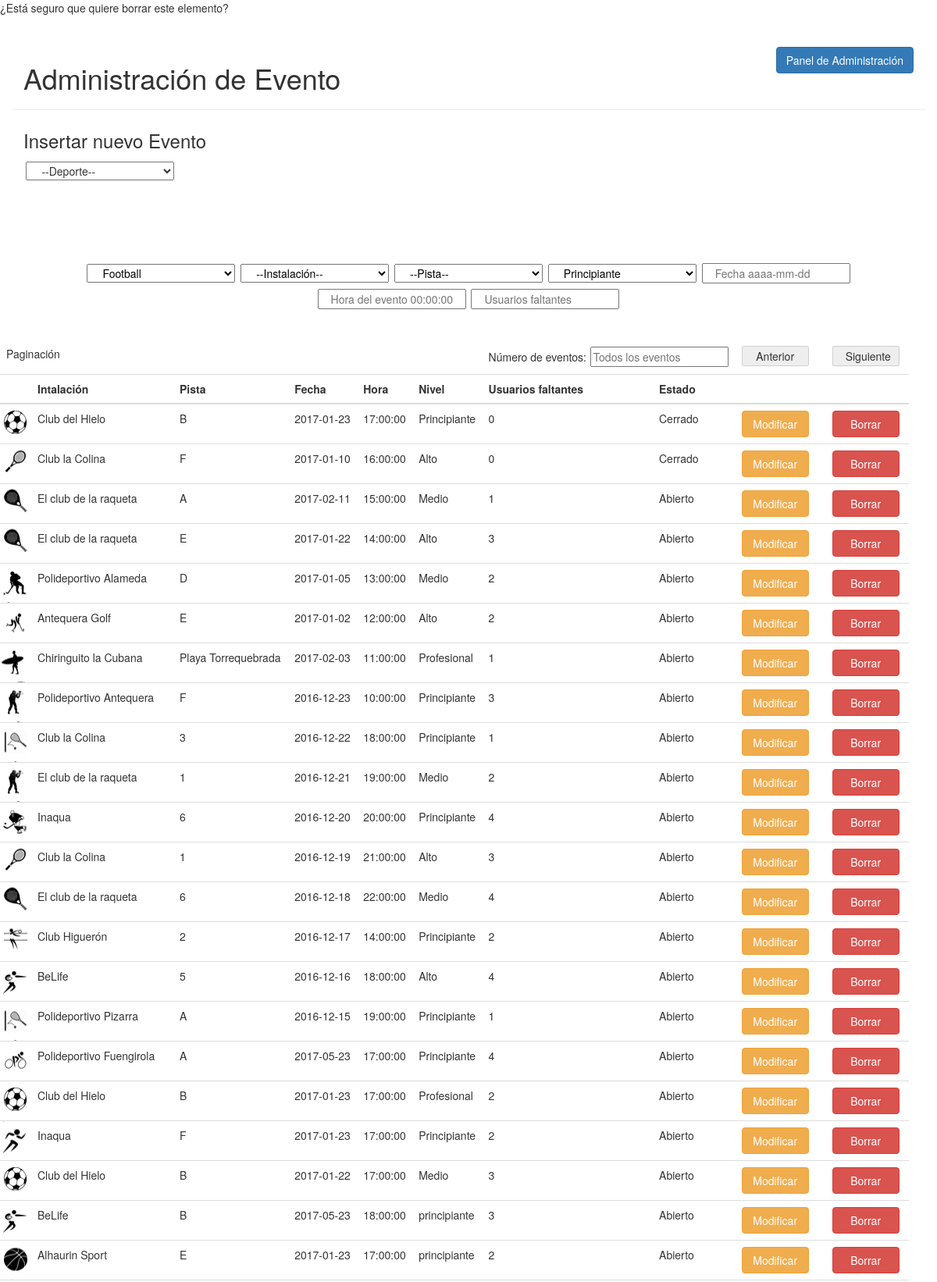
Screenshot of /Controller/administracion.php?tabla=EVENTO (upper part) with the database file from the repository.
### tables this page shows
CREATE TABLE `EVENTO` (
  `CodEven` int(11) NOT NULL,
  `CodPista` int(11) NOT NULL,
  `FechEven` date NOT NULL,
  `HoraEven` time NOT NULL,
  `NivelEven` varchar(15) NOT NULL DEFAULT 'Principante',
  `UsuariosFaltantes` int(11) NOT NULL,
  `Cerrado` tinyint(1) NOT NULL DEFAULT '0'
);

### Model/Evento.php (called while the page is built, shortened)
<?php
class Evento {
  private $codEven;
  private $fechEven;
  private $horaEven;
  private $nivelEven;
  private $usuariosFaltantes;
  private $cerrado;
  function __construct($codEv, $codPis, $fechEv, $horaEv, $nivelEv, $usFalt, $cerr) {
    $this->codEven = $codEv;
    $this->fechEven = $fechEv;
    $this->horaEven = $horaEv;
    $this->nivelEven = $nivelEv;
    $this->usuariosFaltantes = $usFalt;
    $this->cerrado = $cerr;
  }
  function getCodEven() {
      return $this->codEven;
  }
  function getFechEven() {
      return $this->fechEven;
  }
  function getHoraEven() {
      return $this->horaEven;
  }
  function getNivelEven() {
      return $this->nivelEven;
  }
  function getUsuariosFaltantes() {
      return $this->usuariosFaltantes;
  }
  function getCerrado() {
      return $this->cerrado;
  }
  public static function getEventos() {
    $conexion = GoTeamDB::connectDB();
    $seleccion = "SELECT CodEven, CodPista, FechEven, HoraEven, NivelEven, UsuariosFaltantes, Cerrado"
            . " FROM EVENTO";
    $consulta = $conexion->query($seleccion);
    $eventos= [];
    while ($registro = $consulta->fetchObject()) {
      $eventos[] = new Evento($registro->CodEven, $registro->CodPista, $registro->FechEven, $registro->HoraEven,
              $registro->NivelEven, $registro->UsuariosFaltantes, $registro->Cerrado);
    }
    return $eventos;
  }
}

### Model/Pista.php (called while the page is built, shortened)
<?php
class Pista {
  private $nomPista;
  function __construct($codp, $codi, $coddep, $nomp) {
    $this->nomPista = $nomp;
  }
  function getNomPista() {
      return $this->nomPista;
  }
  public static function getDeportePorPista($codPista){
      $conexion = GoTeamDB::connectDB();
      $seleccion = "SELECT CodDep FROM PISTA WHERE CodPista=".$codPista;
      $consulta = $conexion->query($seleccion);
    while ($registro = $consulta->fetchObject()) {
        $deporte = $registro->CodDep;
    }
    return $deporte;
  }
   public static function getPista($atributo, $valor) {
    $conexion = GoTeamDB::connectDB();
    $seleccion = "SELECT CodPista, CodInst, CodDep, NomPist"
            . " FROM PISTA WHERE ".$atributo."=\"".$valor."\"";
    $consulta = $conexion->query($seleccion);
    $registro = $consulta->fetchObject();
    $pista = new Pista($registro->CodPista, $registro->CodInst, $registro->CodDep, $registro->NomPist);
    return $pista;
  }
}

### Model/Deporte.php (called while the page is built, shortened)
<?php
class Deporte {
  public static function getDeportes() {
    $conexion = GoTeamDB::connectDB();
    $seleccion = "SELECT *"
            . " FROM DEPORTE";
    $consulta = $conexion->query($seleccion);
    $deportes= [];
    while ($registro = $consulta->fetchObject()) {
      $deportes[] = new Deporte($registro->CodDep, $registro->NomDep);
    }
    return $deportes;
  }
}

### Model/Instalacion.php (called while the page is built, shortened)
<?php
class Instalacion {
  private $nomInst;
  function __construct($cod, $nom, $prov, $local, $direc) {
    $this->nomInst = $nom;
  }
  function getNomInst() {
      return $this->nomInst;
  }
  public static function getInstalacion($atributo, $valor) {
    $conexion = GoTeamDB::connectDB();
    $seleccion = "SELECT *"
            . " FROM INSTALACION WHERE ".$atributo."=\"".$valor."\"";
    $consulta = $conexion->query($seleccion);
    $registro = $consulta->fetchObject();
    $instalacion = new Instalacion($registro->CodInst, $registro->NomInst, $registro->ProvInst,
              $registro->LocalidadInst, $registro->DirecInst);
    return $instalacion;
  }
}

### View/listadoAdministradorEvento.php (the view, shortened to what this page needs)
<!DOCTYPE html>
<html>
    <head>
        <link rel="stylesheet" href="https://maxcdn.bootstrapcdn.com/bootstrap/3.3.7/css/bootstrap.min.css">
        <link rel="stylesheet" type="text/css" href="../View/css/estiloListadoAdministradorEvento.css">
        <link rel="stylesheet" type="text/css" href="../View/css/jquery-ui.css">
        <link rel="stylesheet" href="//cdnjs.cloudflare.com/ajax/libs/timepicker/1.3.5/jquery.timepicker.min.css">
    </head>
    <body>
        <div class="dialog">
            <div>¿Está seguro que quiere borrar este elemento?</div>
        </div>
        <div class="page-header container">
             <a href="../View/indexAdmin.php" class="btn btn-primary">Panel de Administración</a>
             <br>
            <h1>Administración de Evento</h1>
        </div>
        <?php
            if($insertar){
        ?>
        <div class="container">
            <h3>Insertar nuevo Evento</h3>
            <form action="../Controller/administracion.php" method="get" id="insertar">
                        <select name="deporte" id="deporte" class="col-xs-12 col-sm-12 col-md-2">
                            <option value="" class="defecto" selected disabled>--Deporte--</option>
                        </select>
            </form>
        </div>
        <form class="container" id="formularioModificar">
                            <select name="deporte" class="col-xs-12 col-sm-12 col-md-2 deporte">
                                <option  name="1" value="football">Football</option>
                            </select>
                            <select name="instalacion" class="col-xs-12 col-sm-12 col-md-2 instalacion">
                               <option selected disabled class="defecto">--Instalación--</option>
                            </select>
                            <select name="pista" class="col-xs-12 col-sm-12 col-md-2 pista">
                                <option selected disabled class="defecto">--Pista--</option>
                            </select>
                            <select name="nivel" class="col-xs-12 col-sm-12 col-md-2 nivel">
                                <option name="Principiante" value="Principiante">Principiante</option>
                            </select>
                            <input type="text" placeholder="Fecha aaaa-mm-dd" name="datepicker"  class="col-xs-12 col-sm-12 col-md-2 fechEven datepicker">
                            <input type="text" placeholder="Hora del evento 00:00:00" name="hora" class="col-xs-12 col-sm-12 col-md-2 horaEven">
                            <input type="number" placeholder="Usuarios faltantes" name="usuarios"  class="col-xs-12 col-sm-12 col-md-2 usuariosFaltantes">
            </form>
            <?php
            }
            ?>
        <div class="row">
            <div class="col-xs-12">
                <table class="table table-hover">
                    <thead>
                        <tr>
                            <td colspan="6"id="paginacion">
                                Paginación
                            </td>
                            <td colspan="2">
                                Número de eventos:
                                <input type="number" id="numeroEventos" min="5" placeholder="Todos los eventos">
                            </td>
                            <td class="row">
                                <button id="anterior" class="col-xs-5" name="0" disabled>Anterior</button>
                                <div class="col-xs-1"></div>
                                <button id="siguiente" class="col-xs-5" name="1" disabled>Siguiente</button>
                            </td>
                        </tr>
                        <tr>
                            <th></th>
                            <th id="tablaInstalacion">Intalación</th>
                            <th id="tablaPista">Pista</th>
                            <th id="tablaFecha">Fecha</th>
                            <th id="tablaHora">Hora</th>
                            <th id="tablaNivel">Nivel</th>
                            <th id="tablaUsuarios">Usuarios faltantes</th>
                            <th id="tablaEstado">Estado</th>
                            <th></th>
                        </tr>
                    </thead>
                    <tbody id="contenidoTabla">
                        <?php
                            $x = 0;
                            foreach($data[$tabla] as $ev)  {
                        ?>
                           <tr name="<?=$ev->getCodEven()?>">
                               <td class="sprite deporte<?=Pista::getDeportePorPista($ev->getCodPista())?>"></td>
                                <td><?php echo $insta[$x];?></td>
                                <td><?php echo $pista[$x];?></td>
                                <td><?=$ev->getFechEven()?></td>
                                <td><?=$ev->getHoraEven()?></td>
                                <td><?=$ev->getNivelEven()?></td>
                                <td><?=$ev->getUsuariosFaltantes()?></td>
                                <td><?php
                                        if(($ev->getCerrado()==0)&&($ev->getUsuariosFaltantes()!=0)){
                                            echo "Abierto";
                                        } else if(($ev->getCerrado()==1)||($ev->getUsuariosFaltantes()==0)) {
                                            echo "Cerrado";
                                        }
                                    ?>
                                </td>
                                <td class="row">
                                    <div name="<?=$ev->getCodEven()?>" class="btn btn-warning col-xs-5 openerModificar">Modificar</div>
                                    <div class="col-xs-1"></div>
                                    <div name="<?=$ev->getCodEven()?>" class="btn btn-danger col-xs-5 opener">Borrar</div>
                                </td>
                            </tr>
                        <?php
                            $x++;
                            }
                        ?>
                    </tbody>
                </table>
            </div>
        </div>
    </body>
</html>

### View/css/estiloListadoAdministradorEvento.css (style rules this page uses)
.sprite { background-image: url("../img/spritesheet.png"); background-repeat: no-repeat; width: 40px; height: 40px; }
.deporte1 { background-position: 0px 3px; }
.deporte2 { background-position: -120px -75px; }
.deporte3 { background-position: -40px -117px; }
.deporte4 { background-position: -80px -117px; }
.deporte5 { background-position: -120px -117px; }
.deporte6 { background-position: -160px 7px; }
.deporte7 { background-position: -160px -33px; }
.deporte9 { background-position: -160px -115px; }
.deporte11 { background-position: -80px 5px; }
.deporte12 { background-position: -120px 5px; }
.deporte13 { background-position: 0px -35px; }
.deporte14 { background-position: -35px -35px; }
.deporte15 { background-position: -70px -35px; }
.deporte16 { background-position: -113px -35px; }
div.page-header h1 { margin: 0px; margin-bottom: 1%; }
div.page-header { margin-bottom: 0.5%;; }
table.table-hover { margin-top: 3%; width: 97%; }
select { margin: 0.3%; }
input { margin: 0.3%; }
a.btn-primary { float: right; }
thead tr th { cursor: pointer; }
#formularioModificar { display: flex; flex-direction: row; flex-wrap: wrap; align-content: center; align-items: center; justify-content: center; }
#formularioModificar * { color: black; }
#insertar { display: flex; flex-direction: column; height: 130px; flex-wrap: wrap; }

### rows the page displays
evento: x "Club del Hielo", x "B", FechEven "2017-01-23", HoraEven "17:00:00", NivelEven "Principiante", UsuariosFaltantes "0", Cerrado "Cerrado"
evento: x "Club la Colina", x "F", FechEven "2017-01-10", HoraEven "16:00:00", NivelEven "Alto", UsuariosFaltantes "0", Cerrado "Cerrado"
evento: x "El club de la raqueta", x "A", FechEven "2017-02-11", HoraEven "15:00:00", NivelEven "Medio", UsuariosFaltantes "1", Cerrado "Abierto"
evento: x "El club de la raqueta", x "E", FechEven "2017-01-22", HoraEven "14:00:00", NivelEven "Alto", UsuariosFaltantes "3", Cerrado "Abierto"
evento: x "Polideportivo Alameda", x "D", FechEven "2017-01-05", HoraEven "13:00:00", NivelEven "Medio", UsuariosFaltantes "2", Cerrado "Abierto"
evento: x "Antequera Golf", x "E", FechEven "2017-01-02", HoraEven "12:00:00", NivelEven "Alto", UsuariosFaltantes "2", Cerrado "Abierto"
evento: x "Chiringuito la Cubana", x "Playa Torrequebrada", FechEven "2017-02-03", HoraEven "11:00:00", NivelEven "Profesional", UsuariosFaltantes "1", Cerrado "Abierto"
evento: x "Polideportivo Antequera", x "F", FechEven "2016-12-23", HoraEven "10:00:00", NivelEven "Principiante", UsuariosFaltantes "3", Cerrado "Abierto"
evento: x "Club la Colina", x "3", FechEven "2016-12-22", HoraEven "18:00:00", NivelEven "Principiante", UsuariosFaltantes "1", Cerrado "Abierto"
evento: x "El club de la raqueta", x "1", FechEven "2016-12-21", HoraEven "19:00:00", NivelEven "Medio", UsuariosFaltantes "2", Cerrado "Abierto"
evento: x "Inaqua", x "6", FechEven "2016-12-20", HoraEven "20:00:00", NivelEven "Principiante", UsuariosFaltantes "4", Cerrado "Abierto"
evento: x "Club la Colina", x "1", FechEven "2016-12-19", HoraEven "21:00:00", NivelEven "Alto", UsuariosFaltantes "3", Cerrado "Abierto"
evento: x "El club de la raqueta", x "6", FechEven "2016-12-18", HoraEven "22:00:00", NivelEven "Medio", UsuariosFaltantes "4", Cerrado "Abierto"
evento: x "Club Higuerón", x "2", FechEven "2016-12-17", HoraEven "14:00:00", NivelEven "Principiante", UsuariosFaltantes "2", Cerrado "Abierto"
evento: x "BeLife", x "5", FechEven "2016-12-16", HoraEven "18:00:00", NivelEven "Alto", UsuariosFaltantes "4", Cerrado "Abierto"
evento: x "Polideportivo Pizarra", x "A", FechEven "2016-12-15", HoraEven "19:00:00", NivelEven "Principiante", UsuariosFaltantes "1", Cerrado "Abierto"
evento: x "Polideportivo Fuengirola", x "A", FechEven "2017-05-23", HoraEven "17:00:00", NivelEven "Principiante", UsuariosFaltantes "4", Cerrado "Abierto"
evento: x "Club del Hielo", x "B", FechEven "2017-01-23", HoraEven "17:00:00", NivelEven "Profesional", UsuariosFaltantes "2", Cerrado "Abierto"
evento: x "Inaqua", x "F", FechEven "2017-01-23", HoraEven "17:00:00", NivelEven "Principiante", UsuariosFaltantes "2", Cerrado "Abierto"
evento: x "Club del Hielo", x "B", FechEven "2017-01-22", HoraEven "17:00:00", NivelEven "Medio", UsuariosFaltantes "3", Cerrado "Abierto"
evento: x "BeLife", x "B", FechEven "2017-05-23", HoraEven "18:00:00", NivelEven "principiante", UsuariosFaltantes "3", Cerrado "Abierto"
evento: x "Alhaurin Sport", x "E", FechEven "2017-01-23", HoraEven "17:00:00", NivelEven "principiante", UsuariosFaltantes "2", Cerrado "Abierto"
